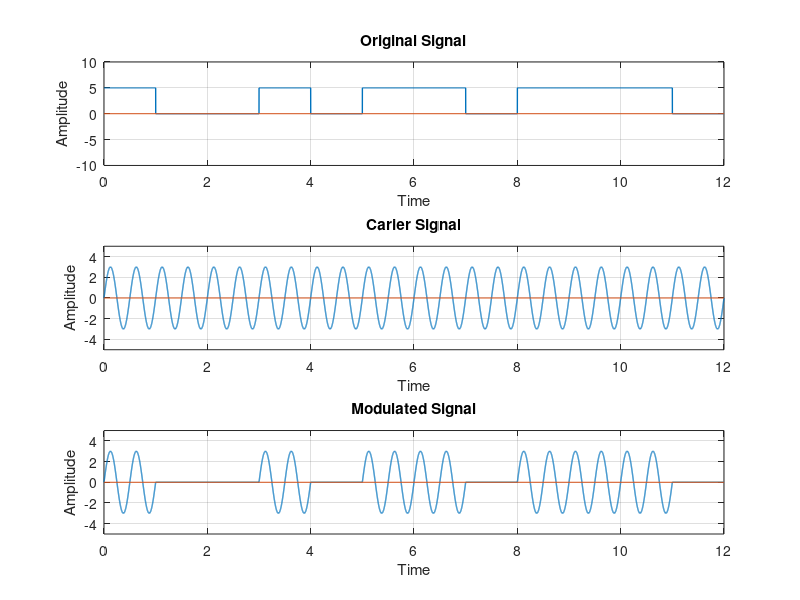

MATLAB code for this plot:
clc;
clear all;
close all;

bits = [1 0 0 1 0 1 1 0 1 1 1 0];
bitrate = 1;
voltage = 5;

sampling_rate = 1000;
sampling_time = 1/sampling_rate;

start_time = 0;
end_time = length(bits)/bitrate;
time = start_time:sampling_time:end_time;

#Original Signal
index = 1;
for i = 1: length(time)
	if bits(index) == 1
		signal(i) = voltage;
	else
		signal(i) = 0;
	endif
	if time(i)*bitrate >= index
		index+=1;
	endif
endfor

subplot(3,1,1);
plot(time , signal, 'linewidth', 1);
axis([0 end_time -voltage-5 voltage+5]);
line([0 end_time], [0,0]);
title('Original Signal');
xlabel('Time');
ylabel('Amplitude');
grid on;

#Carrier Signal

a = 3; #Amplitude
f = 2; #Frequency
carrier = a*sin(2*pi*f*time);

subplot(3,1,2);
plot(time , carrier, 'linewidth', 1);
axis([0 end_time -a-2 a+2]);
line([0 end_time], [0,0]);
title('Carier Signal');
xlabel('Time');
ylabel('Amplitude');
grid on;

#MODULATION

index = 1;
modulation = carrier;

for i = 1:length(time)
    if bits(index) == 0
        modulation(i) = 0;
    endif
    if time(i)*bitrate >= index
        index = index+1;
    endif
endfor

subplot(3,1,3);
plot(time , modulation, 'linewidth', 1);
axis([0 end_time -a-2 a+2]);
line([0 end_time], [0,0]);
title('Modulated Signal');
xlabel('Time');
ylabel('Amplitude');
grid on;


#DEMODULATION
index = 1;

for i = 1:length(modulation)
    if modulation(i) != 0
        demodultaion(index) = 1;
    else
        demodultaion(index) = 0;
    endif
    if time(i)*bitrate >= index
        index = index+1;
    endif
endfor

disp(demodultaion);



